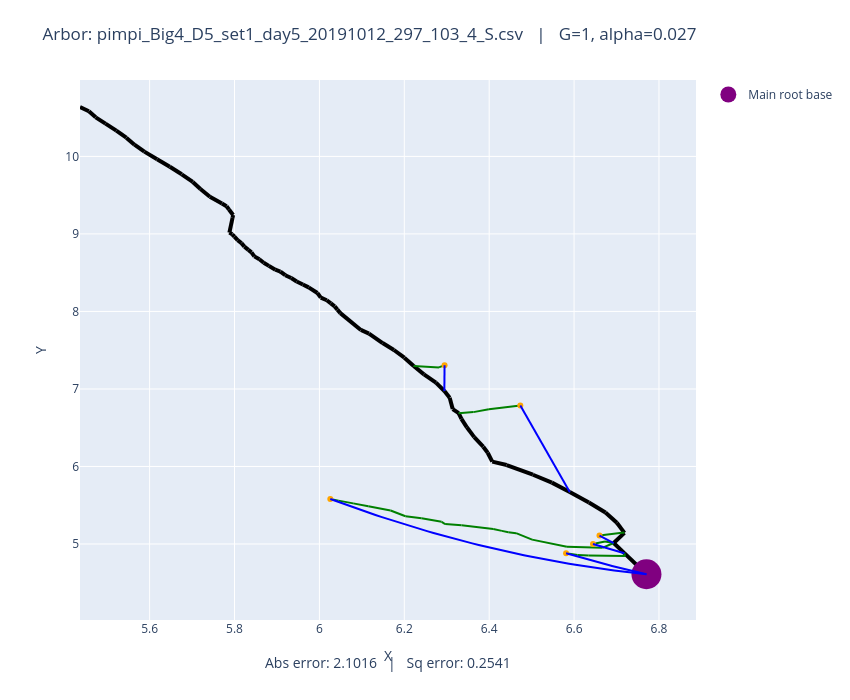

The notebook cell saved with this chart:
### Code cell
# Plot both observed and optimized
plot_arbors(fname, 1, 0.027)

### Figure 1 — Plotly figure (JSON) as saved in the notebook; plotly's stock layout.template omitted (floating-point values rounded to 4 significant figures)
{"data": [{"line": {"color": "black", "width": 4}, "mode": "lines", "showlegend": false, "type": "scatter", "x": [6.77, 6.718], "y": [4.61, 4.882]}, {"line": {"color": "black", "width": 4}, "mode": "lines", "showlegend": false, "type": "scatter", "x": [6.718, 6.693], "y": [4.882, 5.013]}, {"line": {"color": "black", "width": 4}, "mode": "lines", "showlegend": false, "type": "scatter", "x": [6.693, 6.719], "y": [5.013, 5.144]}, {"line": {"color": "black", "width": 4}, "mode": "lines", "showlegend": false, "type": "scatter", "x": [6.719, 6.701], "y": [5.144, 5.274]}, {"line": {"color": "black", "width": 4}, "mode": "lines", "showlegend": false, "type": "scatter", "x": [6.701, 6.674], "y": [5.274, 5.406]}, {"line": {"color": "black", "width": 4}, "mode": "lines", "showlegend": false, "type": "scatter", "x": [6.674, 6.635], "y": [5.406, 5.536]}, {"line": {"color": "black", "width": 4}, "mode": "lines", "showlegend": false, "type": "scatter", "x": [6.635, 6.59], "y": [5.536, 5.672]}, {"line": {"color": "black", "width": 4}, "mode": "lines", "showlegend": false, "type": "scatter", "x": [6.59, 6.548], "y": [5.672, 5.792]}, {"line": {"color": "black", "width": 4}, "mode": "lines", "showlegend": false, "type": "scatter", "x": [6.548, 6.503], "y": [5.792, 5.894]}, {"line": {"color": "black", "width": 4}, "mode": "lines", "showlegend": false, "type": "scatter", "x": [6.503, 6.441], "y": [5.894, 6.019]}, {"line": {"color": "black", "width": 4}, "mode": "lines", "showlegend": false, "type": "scatter", "x": [6.441, 6.407], "y": [6.019, 6.063]}, {"line": {"color": "black", "width": 4}, "mode": "lines", "showlegend": false, "type": "scatter", "x": [6.407, 6.396], "y": [6.063, 6.177]}, {"line": {"color": "black", "width": 4}, "mode": "lines", "showlegend": false, "type": "scatter", "x": [6.396, 6.386], "y": [6.177, 6.255]}, {"line": {"color": "black", "width": 4}, "mode": "lines", "showlegend": false, "type": "scatter", "x": [6.386, 6.365], "y": [6.255, 6.379]}, {"line": {"color": "black", "width": 4}, "mode": "lines", "showlegend": false, "type": "scatter", "x": [6.365, 6.347], "y": [6.379, 6.505]}, {"line": {"color": "black", "width": 4}, "mode": "lines", "showlegend": false, "type": "scatter", "x": [6.347, 6.335], "y": [6.505, 6.615]}, {"line": {"color": "black", "width": 4}, "mode": "lines", "showlegend": false, "type": "scatter", "x": [6.335, 6.328], "y": [6.615, 6.688]}, {"line": {"color": "black", "width": 4}, "mode": "lines", "showlegend": false, "type": "scatter", "x": [6.328, 6.314], "y": [6.688, 6.741]}, {"line": {"color": "black", "width": 4}, "mode": "lines", "showlegend": false, "type": "scatter", "x": [6.314, 6.307], "y": [6.741, 6.888]}, {"line": {"color": "black", "width": 4}, "mode": "lines", "showlegend": false, "type": "scatter", "x": [6.307, 6.294], "y": [6.888, 6.973]}, {"line": {"color": "black", "width": 4}, "mode": "lines", "showlegend": false, "type": "scatter", "x": [6.294, 6.275], "y": [6.973, 7.082]}, {"line": {"color": "black", "width": 4}, "mode": "lines", "showlegend": false, "type": "scatter", "x": [6.275, 6.246], "y": [7.082, 7.188]}, {"line": {"color": "black", "width": 4}, "mode": "lines", "showlegend": false, "type": "scatter", "x": [6.246, 6.222], "y": [7.188, 7.296]}, {"line": {"color": "black", "width": 4}, "mode": "lines", "showlegend": false, "type": "scatter", "x": [6.222, 6.2], "y": [7.296, 7.404]}, {"line": {"color": "black", "width": 4}, "mode": "lines", "showlegend": false, "type": "scatter", "x": [6.2, 6.176], "y": [7.404, 7.502]}, {"line": {"color": "black", "width": 4}, "mode": "lines", "showlegend": false, "type": "scatter", "x": [6.176, 6.149], "y": [7.502, 7.592]}, {"line": {"color": "black", "width": 4}, "mode": "lines", "showlegend": false, "type": "scatter", "x": [6.149, 6.117], "y": [7.592, 7.715]}, {"line": {"color": "black", "width": 4}, "mode": "lines", "showlegend": false, "type": "scatter", "x": [6.117, 6.098], "y": [7.715, 7.761]}, {"line": {"color": "black", "width": 4}, "mode": "lines", "showlegend": false, "type": "scatter", "x": [6.098, 6.049], "y": [7.761, 7.978]}, {"line": {"color": "black", "width": 4}, "mode": "lines", "showlegend": false, "type": "scatter", "x": [6.049, 6.042], "y": [7.978, 8.023]}, {"line": {"color": "black", "width": 4}, "mode": "lines", "showlegend": false, "type": "scatter", "x": [6.042, 6.036], "y": [8.023, 8.065]}, {"line": {"color": "black", "width": 4}, "mode": "lines", "showlegend": false, "type": "scatter", "x": [6.036, 6.027], "y": [8.065, 8.104]}, {"line": {"color": "black", "width": 4}, "mode": "lines", "showlegend": false, "type": "scatter", "x": [6.027, 6.017], "y": [8.104, 8.145]}, {"line": {"color": "black", "width": 4}, "mode": "lines", "showlegend": false, "type": "scatter", "x": [6.017, 6.003], "y": [8.145, 8.179]}, {"line": {"color": "black", "width": 4}, "mode": "lines", "showlegend": false, "type": "scatter", "x": [6.003, 5.995], "y": [8.179, 8.238]}, {"line": {"color": "black", "width": 4}, "mode": "lines", "showlegend": false, "type": "scatter", "x": [5.995, 5.975], "y": [8.238, 8.31]}, {"line": {"color": "black", "width": 4}, "mode": "lines", "showlegend": false, "type": "scatter", "x": [5.975, 5.961], "y": [8.31, 8.347]}, {"line": {"color": "black", "width": 4}, "mode": "lines", "showlegend": false, "type": "scatter", "x": [5.961, 5.946], "y": [8.347, 8.387]}, {"line": {"color": "black", "width": 4}, "mode": "lines", "showlegend": false, "type": "scatter", "x": [5.946, 5.934], "y": [8.387, 8.431]}, {"line": {"color": "black", "width": 4}, "mode": "lines", "showlegend": false, "type": "scatter", "x": [5.934, 5.92], "y": [8.431, 8.467]}, {"line": {"color": "black", "width": 4}, "mode": "lines", "showlegend": false, "type": "scatter", "x": [5.92, 5.908], "y": [8.467, 8.515]}, {"line": {"color": "black", "width": 4}, "mode": "lines", "showlegend": false, "type": "scatter", "x": [5.908, 5.896], "y": [8.515, 8.538]}, {"line": {"color": "black", "width": 4}, "mode": "lines", "showlegend": false, "type": "scatter", "x": [5.896, 5.881], "y": [8.538, 8.588]}, {"line": {"color": "black", "width": 4}, "mode": "lines", "showlegend": false, "type": "scatter", "x": [5.881, 5.869], "y": [8.588, 8.629]}, {"line": {"color": "black", "width": 4}, "mode": "lines", "showlegend": false, "type": "scatter", "x": [5.869, 5.859], "y": [8.629, 8.673]}, {"line": {"color": "black", "width": 4}, "mode": "lines", "showlegend": false, "type": "scatter", "x": [5.859, 5.847], "y": [8.673, 8.711]}, {"line": {"color": "black", "width": 4}, "mode": "lines", "showlegend": false, "type": "scatter", "x": [5.847, 5.84], "y": [8.711, 8.762]}, {"line": {"color": "black", "width": 4}, "mode": "lines", "showlegend": false, "type": "scatter", "x": [5.84, 5.833], "y": [8.762, 8.795]}, {"line": {"color": "black", "width": 4}, "mode": "lines", "showlegend": false, "type": "scatter", "x": [5.833, 5.823], "y": [8.795, 8.836]}, {"line": {"color": "black", "width": 4}, "mode": "lines", "showlegend": false, "type": "scatter", "x": [5.823, 5.816], "y": [8.836, 8.881]}, {"line": {"color": "black", "width": 4}, "mode": "lines", "showlegend": false, "type": "scatter", "x": [5.816, 5.807], "y": [8.881, 8.919]}, {"line": {"color": "black", "width": 4}, "mode": "lines", "showlegend": false, "type": "scatter", "x": [5.807, 5.8], "y": [8.919, 8.964]}, {"line": {"color": "black", "width": 4}, "mode": "lines", "showlegend": false, "type": "scatter", "x": [5.8, 5.795], "y": [8.964, 8.995]}, {"line": {"color": "black", "width": 4}, "mode": "lines", "showlegend": false, "type": "scatter", "x": [5.795, 5.788], "y": [8.995, 9.017]}, {"line": {"color": "black", "width": 4}, "mode": "lines", "showlegend": false, "type": "scatter", "x": [5.788, 5.795], "y": [9.017, 9.208]}, {"line": {"color": "black", "width": 4}, "mode": "lines", "showlegend": false, "type": "scatter", "x": [5.795, 5.797], "y": [9.208, 9.244]}, {"line": {"color": "black", "width": 4}, "mode": "lines", "showlegend": false, "type": "scatter", "x": [5.797, 5.787], "y": [9.244, 9.315]}, {"line": {"color": "black", "width": 4}, "mode": "lines", "showlegend": false, "type": "scatter", "x": [5.787, 5.781], "y": [9.315, 9.357]}, {"line": {"color": "black", "width": 4}, "mode": "lines", "showlegend": false, "type": "scatter", "x": [5.781, 5.77], "y": [9.357, 9.392]}, {"line": {"color": "black", "width": 4}, "mode": "lines", "showlegend": false, "type": "scatter", "x": [5.77, 5.742], "y": [9.392, 9.479]}, {"line": {"color": "black", "width": 4}, "mode": "lines", "showlegend": false, "type": "scatter", "x": [5.742, 5.72], "y": [9.479, 9.58]}, {"line": {"color": "black", "width": 4}, "mode": "lines", "showlegend": false, "type": "scatter", "x": [5.72, 5.702], "y": [9.58, 9.671]}, {"line": {"color": "black", "width": 4}, "mode": "lines", "showlegend": false, "type": "scatter", "x": [5.702, 5.676], "y": [9.671, 9.77]}, {"line": {"color": "black", "width": 4}, "mode": "lines", "showlegend": false, "type": "scatter", "x": [5.676, 5.648], "y": [9.77, 9.867]}, {"line": {"color": "black", "width": 4}, "mode": "lines", "showlegend": false, "type": "scatter", "x": [5.648, 5.618], "y": [9.867, 9.965]}, {"line": {"color": "black", "width": 4}, "mode": "lines", "showlegend": false, "type": "scatter", "x": [5.618, 5.588], "y": [9.965, 10.06]}, {"line": {"color": "black", "width": 4}, "mode": "lines", "showlegend": false, "type": "scatter", "x": [5.588, 5.564], "y": [10.06, 10.15]}, {"line": {"color": "black", "width": 4}, "mode": "lines", "showlegend": false, "type": "scatter", "x": [5.564, 5.545], "y": [10.15, 10.24]}, {"line": {"color": "black", "width": 4}, "mode": "lines", "showlegend": false, "type": "scatter", "x": [5.545, 5.522], "y": [10.24, 10.33]}, {"line": {"color": "black", "width": 4}, "mode": "lines", "showlegend": false, "type": "scatter", "x": [5.522, 5.496], "y": [10.33, 10.42]}, {"line": {"color": "black", "width": 4}, "mode": "lines", "showlegend": false, "type": "scatter", "x": [5.496, 5.473], "y": [10.42, 10.5]}, {"line": {"color": "black", "width": 4}, "mode": "lines", "showlegend": false, "type": "scatter", "x": [5.473, 5.457], "y": [10.5, 10.58]}, {"line": {"color": "black", "width": 4}, "mode": "lines", "showlegend": false, "type": "scatter", "x": [5.457, 5.436], "y": [10.58, 10.64]}, {"line": {"color": "green", "width": 2}, "mode": "lines", "showlegend": false, "type": "scatter", "x": [6.66, 6.717], "y": [5.109, 5.147]}, {"line": {"color": "green", "width": 2}, "mode": "lines", "showlegend": false, "type": "scatter", "x": [6.717, 6.719], "y": [5.147, 5.144]}, {"line": {"color": "green", "width": 2}, "mode": "lines", "showlegend": false, "type": "scatter", "x": [6.645, 6.673], "y": [5.001, 5.034]}, {"line": {"color": "green", "width": 2}, "mode": "lines", "showlegend": false, "type": "scatter", "x": [6.673, 6.693], "y": [5.034, 5.013]}, {"line": {"color": "green", "width": 2}, "mode": "lines", "showlegend": false, "type": "scatter", "x": [6.026, 6.045], "y": [5.581, 5.559]}, {"line": {"color": "green", "width": 2}, "mode": "lines", "showlegend": false, "type": "scatter", "x": [6.045, 6.08], "y": [5.559, 5.524]}, {"line": {"color": "green", "width": 2}, "mode": "lines", "showlegend": false, "type": "scatter", "x": [6.08, 6.115], "y": [5.524, 5.486]}, {"line": {"color": "green", "width": 2}, "mode": "lines", "showlegend": false, "type": "scatter", "x": [6.115, 6.168], "y": [5.486, 5.433]}, {"line": {"color": "green", "width": 2}, "mode": "lines", "showlegend": false, "type": "scatter", "x": [6.168, 6.203], "y": [5.433, 5.358]}, {"line": {"color": "green", "width": 2}, "mode": "lines", "showlegend": false, "type": "scatter", "x": [6.203, 6.241], "y": [5.358, 5.332]}, {"line": {"color": "green", "width": 2}, "mode": "lines", "showlegend": false, "type": "scatter", "x": [6.241, 6.288], "y": [5.332, 5.286]}, {"line": {"color": "green", "width": 2}, "mode": "lines", "showlegend": false, "type": "scatter", "x": [6.288, 6.296], "y": [5.286, 5.257]}, {"line": {"color": "green", "width": 2}, "mode": "lines", "showlegend": false, "type": "scatter", "x": [6.296, 6.335], "y": [5.257, 5.241]}, {"line": {"color": "green", "width": 2}, "mode": "lines", "showlegend": false, "type": "scatter", "x": [6.335, 6.41], "y": [5.241, 5.194]}, {"line": {"color": "green", "width": 2}, "mode": "lines", "showlegend": false, "type": "scatter", "x": [6.41, 6.43], "y": [5.194, 5.169]}, {"line": {"color": "green", "width": 2}, "mode": "lines", "showlegend": false, "type": "scatter", "x": [6.43, 6.445], "y": [5.169, 5.151]}, {"line": {"color": "green", "width": 2}, "mode": "lines", "showlegend": false, "type": "scatter", "x": [6.445, 6.463], "y": [5.151, 5.14]}, {"line": {"color": "green", "width": 2}, "mode": "lines", "showlegend": false, "type": "scatter", "x": [6.463, 6.501], "y": [5.14, 5.056]}, {"line": {"color": "green", "width": 2}, "mode": "lines", "showlegend": false, "type": "scatter", "x": [6.501, 6.583], "y": [5.056, 4.963]}, {"line": {"color": "green", "width": 2}, "mode": "lines", "showlegend": false, "type": "scatter", "x": [6.583, 6.667], "y": [4.963, 4.951]}, {"line": {"color": "green", "width": 2}, "mode": "lines", "showlegend": false, "type": "scatter", "x": [6.667, 6.693], "y": [4.951, 5.013]}, {"line": {"color": "green", "width": 2}, "mode": "lines", "showlegend": false, "type": "scatter", "x": [6.581, 6.608], "y": [4.88, 4.86]}, {"line": {"color": "green", "width": 2}, "mode": "lines", "showlegend": false, "type": "scatter", "x": [6.608, 6.634], "y": [4.86, 4.851]}, {"line": {"color": "green", "width": 2}, "mode": "lines", "showlegend": false, "type": "scatter", "x": [6.634, 6.72], "y": [4.851, 4.845]}, {"line": {"color": "green", "width": 2}, "mode": "lines", "showlegend": false, "type": "scatter", "x": [6.72, 6.718], "y": [4.845, 4.882]}, {"line": {"color": "green", "width": 2}, "mode": "lines", "showlegend": false, "type": "scatter", "x": [6.295, 6.282], "y": [7.307, 7.278]}, {"line": {"color": "green", "width": 2}, "mode": "lines", "showlegend": false, "type": "scatter", "x": [6.282, 6.222], "y": [7.278, 7.296]}, {"line": {"color": "green", "width": 2}, "mode": "lines", "showlegend": false, "type": "scatter", "x": [6.473, 6.399], "y": [6.788, 6.737]}, {"line": {"color": "green", "width": 2}, "mode": "lines", "showlegend": false, "type": "scatter", "x": [6.399, 6.363], "y": [6.737, 6.701]}, {"line": {"color": "green", "width": 2}, "mode": "lines", "showlegend": false, "type": "scatter", "x": [6.363, 6.328], "y": [6.701, 6.688]}, {"marker": {"color": "orange"}, "mode": "markers", "showlegend": false, "type": "scatter", "x": [6.66], "y": [5.109]}, {"marker": {"color": "orange"}, "mode": "markers", "showlegend": false, "type": "scatter", "x": [6.645], "y": [5.001]}, {"marker": {"color": "orange"}, "mode": "markers", "showlegend": false, "type": "scatter", "x": [6.026], "y": [5.581]}, {"marker": {"color": "orange"}, "mode": "markers", "showlegend": false, "type": "scatter", "x": [6.581], "y": [4.88]}, {"marker": {"color": "orange"}, "mode": "markers", "showlegend": false, "type": "scatter", "x": [6.295], "y": [7.307]}, {"marker": {"color": "orange"}, "mode": "markers", "showlegend": false, "type": "scatter", "x": [6.473], "y": [6.788]}, {"marker": {"color": "purple", "size": 30}, "mode": "markers", "name": "Main root base", "type": "scatter", "x": [6.77], "y": [4.61]}, {"line": {"color": "blue"}, "mode": "lines", "showlegend": false, "type": "scatter", "x": [6.66, 6.661, 6.661, 6.662, 6.663, 6.663, 6.664, 6.665, 6.665, 6.666, 6.667, 6.667, 6.668, 6.669, 6.669, 6.67, 6.671, 6.671, 6.672, 6.673, 6.674, 6.674, 6.675, 6.676, 6.676, 6.677, 6.678, 6.678, 6.679, 6.68, 6.68, 6.681, 6.682, 6.682, 6.683, 6.684, 6.684, 6.685, 6.686, 6.686, 6.687, 6.688, 6.689, 6.689, 6.69, 6.691, 6.691, 6.692, 6.693, 6.693], "y": [5.109, 5.107, 5.105, 5.103, 5.101, 5.099, 5.097, 5.095, 5.093, 5.091, 5.089, 5.087, 5.085, 5.083, 5.082, 5.08, 5.078, 5.076, 5.074, 5.072, 5.07, 5.068, 5.066, 5.064, 5.062, 5.06, 5.058, 5.056, 5.054, 5.052, 5.05, 5.048, 5.046, 5.044, 5.042, 5.04, 5.038, 5.036, 5.034, 5.032, 5.03, 5.028, 5.026, 5.024, 5.022, 5.021, 5.019, 5.017, 5.015, 5.013]}, {"line": {"color": "blue"}, "mode": "lines", "showlegend": false, "type": "scatter", "x": [6.645, 6.646, 6.648, 6.649, 6.651, 6.652, 6.654, 6.655, 6.657, 6.658, 6.66, 6.661, 6.663, 6.664, 6.666, 6.667, 6.669, 6.67, 6.672, 6.673, 6.675, 6.676, 6.678, 6.679, 6.681, 6.682, 6.684, 6.685, 6.687, 6.688, 6.69, 6.691, 6.693, 6.694, 6.696, 6.697, 6.699, 6.7, 6.702, 6.703, 6.705, 6.706, 6.708, 6.709, 6.711, 6.712, 6.714, 6.715, 6.717, 6.718], "y": [5.001, 4.998, 4.996, 4.993, 4.991, 4.988, 4.986, 4.983, 4.981, 4.978, 4.976, 4.973, 4.971, 4.968, 4.966, 4.963, 4.961, 4.958, 4.956, 4.953, 4.951, 4.948, 4.946, 4.944, 4.941, 4.939, 4.936, 4.934, 4.931, 4.929, 4.927, 4.924, 4.922, 4.919, 4.917, 4.915, 4.912, 4.91, 4.908, 4.905, 4.903, 4.9, 4.898, 4.896, 4.893, 4.891, 4.889, 4.886, 4.884, 4.882]}, {"line": {"color": "blue"}, "mode": "lines", "showlegend": false, "type": "scatter", "x": [6.026, 6.041, 6.056, 6.071, 6.086, 6.102, 6.117, 6.132, 6.147, 6.162, 6.178, 6.193, 6.208, 6.223, 6.238, 6.254, 6.269, 6.284, 6.299, 6.314, 6.33, 6.345, 6.36, 6.375, 6.39, 6.406, 6.421, 6.436, 6.451, 6.466, 6.482, 6.497, 6.512, 6.527, 6.542, 6.558, 6.573, 6.588, 6.603, 6.618, 6.634, 6.649, 6.664, 6.679, 6.694, 6.71, 6.725, 6.74, 6.755, 6.77], "y": [5.581, 5.55, 5.52, 5.49, 5.46, 5.431, 5.403, 5.374, 5.347, 5.32, 5.293, 5.267, 5.241, 5.215, 5.19, 5.166, 5.142, 5.118, 5.095, 5.073, 5.051, 5.029, 5.008, 4.987, 4.967, 4.947, 4.928, 4.909, 4.89, 4.872, 4.855, 4.838, 4.821, 4.805, 4.789, 4.774, 4.759, 4.745, 4.731, 4.718, 4.705, 4.693, 4.681, 4.669, 4.658, 4.648, 4.637, 4.628, 4.619, 4.61]}, {"line": {"color": "blue"}, "mode": "lines", "showlegend": false, "type": "scatter", "x": [6.581, 6.585, 6.589, 6.593, 6.597, 6.6, 6.604, 6.608, 6.612, 6.616, 6.62, 6.624, 6.628, 6.631, 6.635, 6.639, 6.643, 6.647, 6.651, 6.655, 6.658, 6.662, 6.666, 6.67, 6.674, 6.678, 6.682, 6.685, 6.689, 6.693, 6.697, 6.701, 6.705, 6.709, 6.713, 6.716, 6.72, 6.724, 6.728, 6.732, 6.736, 6.74, 6.743, 6.747, 6.751, 6.755, 6.759, 6.763, 6.767, 6.77], "y": [4.88, 4.874, 4.868, 4.862, 4.855, 4.849, 4.843, 4.837, 4.831, 4.825, 4.819, 4.813, 4.807, 4.801, 4.796, 4.79, 4.784, 4.778, 4.773, 4.767, 4.761, 4.756, 4.75, 4.744, 4.739, 4.733, 4.728, 4.722, 4.717, 4.712, 4.706, 4.701, 4.695, 4.69, 4.685, 4.68, 4.675, 4.669, 4.664, 4.659, 4.654, 4.649, 4.644, 4.639, 4.634, 4.629, 4.624, 4.619, 4.615, 4.61]}, {"line": {"color": "blue"}, "mode": "lines", "showlegend": false, "type": "scatter", "x": [6.294, 6.294, 6.294, 6.294, 6.294, 6.294, 6.294, 6.294, 6.294, 6.294, 6.294, 6.294, 6.294, 6.294, 6.294, 6.294, 6.295, 6.295, 6.295, 6.295, 6.295, 6.295, 6.295, 6.295, 6.295, 6.295, 6.295, 6.295, 6.295, 6.295, 6.295, 6.295, 6.295, 6.295, 6.295, 6.295, 6.295, 6.295, 6.295, 6.295, 6.295, 6.295, 6.295, 6.295, 6.295, 6.295, 6.295, 6.295, 6.295, 6.295], "y": [6.974, 6.981, 6.988, 6.995, 7.001, 7.008, 7.015, 7.022, 7.029, 7.035, 7.042, 7.049, 7.056, 7.063, 7.069, 7.076, 7.083, 7.09, 7.097, 7.103, 7.11, 7.117, 7.124, 7.131, 7.137, 7.144, 7.151, 7.158, 7.165, 7.171, 7.178, 7.185, 7.192, 7.199, 7.205, 7.212, 7.219, 7.226, 7.233, 7.239, 7.246, 7.253, 7.26, 7.267, 7.273, 7.28, 7.287, 7.294, 7.301, 7.307]}, {"line": {"color": "blue"}, "mode": "lines", "showlegend": false, "type": "scatter", "x": [6.473, 6.476, 6.478, 6.48, 6.483, 6.485, 6.488, 6.49, 6.492, 6.495, 6.497, 6.499, 6.502, 6.504, 6.507, 6.509, 6.511, 6.514, 6.516, 6.519, 6.521, 6.523, 6.526, 6.528, 6.53, 6.533, 6.535, 6.538, 6.54, 6.542, 6.545, 6.547, 6.549, 6.552, 6.554, 6.557, 6.559, 6.561, 6.564, 6.566, 6.568, 6.571, 6.573, 6.576, 6.578, 6.58, 6.583, 6.585, 6.587, 6.59], "y": [6.788, 6.765, 6.742, 6.719, 6.696, 6.673, 6.65, 6.627, 6.604, 6.581, 6.558, 6.535, 6.512, 6.489, 6.466, 6.444, 6.421, 6.398, 6.375, 6.352, 6.329, 6.306, 6.284, 6.261, 6.238, 6.215, 6.193, 6.17, 6.147, 6.124, 6.102, 6.079, 6.056, 6.033, 6.011, 5.988, 5.965, 5.943, 5.92, 5.898, 5.875, 5.852, 5.83, 5.807, 5.785, 5.762, 5.74, 5.717, 5.694, 5.672]}], "layout": {"annotations": [{"font": {"size": 14}, "showarrow": false, "text": "Abs error: 2.1016   |   Sq error: 0.2541", "x": 0.5, "xref": "paper", "y": -0.1, "yref": "paper"}], "height": 700, "margin": {"b": 80, "t": 80}, "title": {"text": "Arbor: pimpi_Big4_D5_set1_day5_20191012_297_103_4_S.csv   |   G=1, alpha=0.027"}, "width": 850, "xaxis": {"autorange": true, "range": [5.436, 6.888], "title": {"text": "X"}, "type": "linear"}, "yaxis": {"autorange": true, "range": [4.02, 10.99], "title": {"text": "Y"}, "type": "linear"}}}
